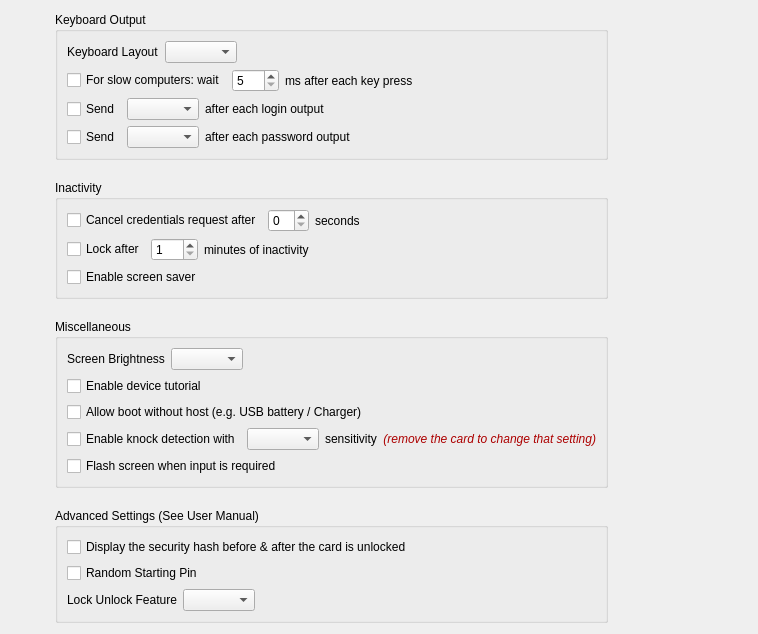
          <widget class="QWidget" name="scrollAreaWidgetContents">
           <property name="geometry">
            <rect>
             <x>0</x>
             <y>0</y>
             <width>720</width>
             <height>597</height>
            </rect>
           </property>
           <layout class="QVBoxLayout" name="verticalLayout_2">
            <property name="spacing">
             <number>20</number>
            </property>
            <property name="leftMargin">
             <number>55</number>
            </property>
            <property name="topMargin">
             <number>12</number>
            </property>
            <property name="rightMargin">
             <number>150</number>
            </property>
            <item>
             <widget class="QGroupBox" name="groupBox">
              <property name="title">
               <string>Keyboard Output</string>
              </property>
              <layout class="QVBoxLayout" name="verticalLayout_14">
               <item>
                <layout class="QHBoxLayout" name="horizontalLayout_25">
                 <item>
                  <widget class="QLabel" name="label_4">
                   <property name="text">
                    <string>Keyboard Layout</string>
                   </property>
                  </widget>
                 </item>
                 <item>
                  <widget class="QComboBox" name="comboBoxLang">
                   <property name="sizePolicy">
                    <sizepolicy hsizetype="Maximum" vsizetype="Fixed">
                     <horstretch>0</horstretch>
                     <verstretch>0</verstretch>
                    </sizepolicy>
                   </property>
                  </widget>
                 </item>
                 <item>
                  <spacer name="horizontalSpacer_27">
                   <property name="orientation">
                    <enum>Qt::Horizontal</enum>
                   </property>
                   <property name="sizeHint" stdset="0">
                    <size>
                     <width>40</width>
                     <height>20</height>
                    </size>
                   </property>
                  </spacer>
                 </item>
                </layout>
               </item>
               <item>
                <layout class="QHBoxLayout" name="horizontalLayout_20">
                 <item>
                  <widget class="QCheckBox" name="checkBoxSlowHost">
                   <property name="text">
                    <string>For slow computers: wait</string>
                   </property>
                  </widget>
                 </item>
                 <item>
                  <widget class="QSpinBox" name="spinBoxInputDelayAfterKeyPressed">
                   <property name="sizePolicy">
                    <sizepolicy hsizetype="Maximum" vsizetype="Fixed">
                     <horstretch>0</horstretch>
                     <verstretch>0</verstretch>
                    </sizepolicy>
                   </property>
                   <property name="minimum">
                    <number>5</number>
                   </property>
                   <property name="maximum">
                    <number>100</number>
                   </property>
                  </widget>
                 </item>
                 <item>
                  <widget class="QLabel" name="label_9">
                   <property name="text">
                    <string>ms after each key press</string>
                   </property>
                  </widget>
                 </item>
                 <item>
                  <spacer name="horizontalSpacer_12">
                   <property name="orientation">
                    <enum>Qt::Horizontal</enum>
                   </property>
                   <property name="sizeHint" stdset="0">
                    <size>
                     <width>40</width>
                     <height>20</height>
                    </size>
                   </property>
                  </spacer>
                 </item>
                </layout>
               </item>
               <item>
                <layout class="QHBoxLayout" name="horizontalLayout_21">
                 <item>
                  <widget class="QCheckBox" name="checkBoxSendAfterLogin">
                   <property name="text">
                    <string>Send</string>
                   </property>
                  </widget>
                 </item>
                 <item>
                  <widget class="QComboBox" name="comboBoxLoginOutput">
                   <property name="sizePolicy">
                    <sizepolicy hsizetype="Maximum" vsizetype="Fixed">
                     <horstretch>0</horstretch>
                     <verstretch>0</verstretch>
                    </sizepolicy>
                   </property>
                  </widget>
                 </item>
                 <item>
                  <widget class="QLabel" name="label_36">
                   <property name="text">
                    <string>after each login output</string>
                   </property>
                  </widget>
                 </item>
                 <item>
                  <spacer name="horizontalSpacer_13">
                   <property name="orientation">
                    <enum>Qt::Horizontal</enum>
                   </property>
                   <property name="sizeHint" stdset="0">
                    <size>
                     <width>40</width>
                     <height>20</height>
                    </size>
                   </property>
                  </spacer>
                 </item>
                </layout>
               </item>
               <item>
                <layout class="QHBoxLayout" name="horizontalLayout_22">
                 <item>
                  <widget class="QCheckBox" name="checkBoxSendAfterPassword">
                   <property name="text">
                    <string>Send</string>
                   </property>
                  </widget>
                 </item>
                 <item>
                  <widget class="QComboBox" name="comboBoxPasswordOutput">
                   <property name="sizePolicy">
                    <sizepolicy hsizetype="Maximum" vsizetype="Fixed">
                     <horstretch>0</horstretch>
                     <verstretch>0</verstretch>
                    </sizepolicy>
                   </property>
                  </widget>
                 </item>
                 <item>
                  <widget class="QLabel" name="label_37">
                   <property name="text">
                    <string>after each password output</string>
                   </property>
                  </widget>
                 </item>
                 <item>
                  <spacer name="horizontalSpacer_18">
                   <property name="orientation">
                    <enum>Qt::Horizontal</enum>
                   </property>
                   <property name="sizeHint" stdset="0">
                    <size>
                     <width>40</width>
                     <height>20</height>
                    </size>
                   </property>
                  </spacer>
                 </item>
                </layout>
               </item>
              </layout>
             </widget>
            </item>
            <item>
             <widget class="QGroupBox" name="groupBox_2">
              <property name="title">
               <string>Inactivity</string>
              </property>
              <layout class="QVBoxLayout" name="verticalLayout_15">
               <item>
                <layout class="QHBoxLayout" name="horizontalLayout_3">
                 <item>
                  <widget class="QCheckBox" name="checkBoxInput">
                   <property name="text">
                    <string>Cancel credentials request after</string>
                   </property>
                  </widget>
                 </item>
                 <item>
                  <widget class="QSpinBox" name="spinBoxInput">
                   <property name="sizePolicy">
                    <sizepolicy hsizetype="Maximum" vsizetype="Fixed">
                     <horstretch>0</horstretch>
                     <verstretch>0</verstretch>
                    </sizepolicy>
                   </property>
                  </widget>
                 </item>
                 <item>
                  <widget class="QLabel" name="label_8">
                   <property name="text">
                    <string>seconds</string>
                   </property>
                  </widget>
                 </item>
                 <item>
                  <spacer name="horizontalSpacer_24">
                   <property name="orientation">
                    <enum>Qt::Horizontal</enum>
                   </property>
                   <property name="sizeHint" stdset="0">
                    <size>
                     <width>40</width>
                     <height>20</height>
                    </size>
                   </property>
                  </spacer>
                 </item>
                </layout>
               </item>
               <item>
                <layout class="QHBoxLayout" name="horizontalLayout">
                 <item>
                  <widget class="QCheckBox" name="checkBoxLock">
                   <property name="text">
                    <string>Lock after</string>
                   </property>
                  </widget>
                 </item>
                 <item>
                  <widget class="QSpinBox" name="spinBoxLock">
                   <property name="sizePolicy">
                    <sizepolicy hsizetype="Maximum" vsizetype="Fixed">
                     <horstretch>0</horstretch>
                     <verstretch>0</verstretch>
                    </sizepolicy>
                   </property>
                   <property name="minimum">
                    <number>1</number>
                   </property>
                   <property name="maximum">
                    <number>120</number>
                   </property>
                  </widget>
                 </item>
                 <item>
                  <widget class="QLabel" name="label_5">
                   <property name="text">
                    <string>minutes of inactivity</string>
                   </property>
                  </widget>
                 </item>
                 <item>
                  <spacer name="horizontalSpacer_25">
                   <property name="orientation">
                    <enum>Qt::Horizontal</enum>
                   </property>
                   <property name="sizeHint" stdset="0">
                    <size>
                     <width>40</width>
                     <height>20</height>
                    </size>
                   </property>
                  </spacer>
                 </item>
                </layout>
               </item>
               <item>
                <widget class="QCheckBox" name="checkBoxScreensaver">
                 <property name="text">
                  <string>Enable screen saver</string>
                 </property>
                </widget>
               </item>
              </layout>
             </widget>
            </item>
            <item>
             <widget class="QGroupBox" name="groupBox_3">
              <property name="title">
               <string>Miscellaneous</string>
              </property>
              <layout class="QVBoxLayout" name="verticalLayout_16">
               <item>
                <layout class="QHBoxLayout" name="horizontalLayout_24">
                 <item>
                  <widget class="QLabel" name="label_3">
                   <property name="text">
                    <string>Screen Brightness</string>
                   </property>
                  </widget>
                 </item>
                 <item>
                  <widget class="QComboBox" name="comboBoxScreenBrightness">
                   <property name="sizePolicy">
                    <sizepolicy hsizetype="Maximum" vsizetype="Fixed">
                     <horstretch>0</horstretch>
                     <verstretch>0</verstretch>
                    </sizepolicy>
                   </property>
                  </widget>
                 </item>
                 <item>
                  <spacer name="horizontalSpacer_28">
                   <property name="orientation">
                    <enum>Qt::Horizontal</enum>
                   </property>
                   <property name="sizeHint" stdset="0">
                    <size>
                     <width>40</width>
                     <height>20</height>
                    </size>
                   </property>
                  </spacer>
                 </item>
                </layout>
               </item>
               <item>
                <widget class="QCheckBox" name="checkBoxTuto">
                 <property name="text">
                  <string>Enable device tutorial</string>
                 </property>
                </widget>
               </item>
               <item>
                <widget class="QCheckBox" name="checkBoxBoot">
                 <property name="text">
                  <string>Allow boot without host (e.g. USB battery / Charger)</string>
                 </property>
                </widget>
               </item>
               <item>
                <widget class="QFrame" name="knockSettingsFrame">
                 <property name="sizePolicy">
                  <sizepolicy hsizetype="Preferred" vsizetype="Maximum">
                   <horstretch>0</horstretch>
                   <verstretch>0</verstretch>
                  </sizepolicy>
                 </property>
                 <layout class="QHBoxLayout" name="knockSettingsLayout">
                  <property name="spacing">
                   <number>6</number>
                  </property>
                  <property name="leftMargin">
                   <number>0</number>
                  </property>
                  <property name="topMargin">
                   <number>0</number>
                  </property>
                  <property name="rightMargin">
                   <number>0</number>
                  </property>
                  <property name="bottomMargin">
                   <number>0</number>
                  </property>
                  <item>
                   <widget class="QCheckBox" name="checkBoxKnock">
                    <property name="text">
                     <string>Enable knock detection with</string>
                    </property>
                   </widget>
                  </item>
                  <item>
                   <widget class="QComboBox" name="comboBoxKnock"/>
                  </item>
                  <item>
                   <widget class="QLabel" name="knockSettingsSuffixLabel">
                    <property name="text">
                     <string>sensitivity</string>
                    </property>
                   </widget>
                  </item>
                  <item>
                   <spacer name="horizontalSpacer_26">
                    <property name="orientation">
                     <enum>Qt::Horizontal</enum>
                    </property>
                    <property name="sizeHint" stdset="0">
                     <size>
                      <width>40</width>
                      <height>20</height>
                     </size>
                    </property>
                   </spacer>
                  </item>
                  <item>
                   <widget class="QLabel" name="labelRemoveCard">
                    <property name="text">
                     <string>&lt;html&gt;&lt;head/&gt;&lt;body&gt;&lt;p&gt;&lt;span style=&quot; font-style:italic; color:#ac0000;&quot;&gt;(remove the card to change that setting)&lt;/span&gt;&lt;/p&gt;&lt;/body&gt;&lt;/html&gt;</string>
                    </property>
                    <property name="alignment">
                     <set>Qt::AlignRight|Qt::AlignTrailing|Qt::AlignVCenter</set>
                    </property>
                   </widget>
                  </item>
                 </layout>
                </widget>
               </item>
               <item>
                <widget class="QCheckBox" name="checkBoxFlash">
                 <property name="text">
                  <string>Flash screen when input is required</string>
                 </property>
                </widget>
               </item>
              </layout>
             </widget>
            </item>
            <item>
             <widget class="QGroupBox" name="advancedSettingsGB">
              <property name="title">
               <string>Advanced Settings (See User Manual)</string>
              </property>
              <layout class="QVBoxLayout" name="verticalLayout_21">
               <item>
                <widget class="QCheckBox" name="hashDisplayFeatureCheckBox">
                 <property name="toolTip">
                  <string>A hash will be displayed before and after your card is unlocked. Make sure this hash doesn't change to know that your firmware hasn't been tampered with.</string>
                 </property>
                 <property name="text">
                  <string>Display the security hash before &amp;&amp; after the card is unlocked</string>
                 </property>
                </widget>
               </item>
               <item>
                <widget class="QCheckBox" name="randomStartingPinCheckBox">
                 <property name="text">
                  <string>Random Starting Pin</string>
                 </property>
                </widget>
               </item>
               <item>
                <layout class="QHBoxLayout" name="horizontalLayout_27">
                 <item>
                  <widget class="QLabel" name="label_30">
                   <property name="text">
                    <string>Lock Unlock Feature</string>
                   </property>
                  </widget>
                 </item>
                 <item>
                  <widget class="QComboBox" name="lockUnlockModeComboBox">
                   <property name="sizePolicy">
                    <sizepolicy hsizetype="Preferred" vsizetype="Fixed">
                     <horstretch>0</horstretch>
                     <verstretch>0</verstretch>
                    </sizepolicy>
                   </property>
                   <property name="currentIndex">
                    <number>-1</number>
                   </property>
                   <property name="modelColumn">
                    <number>0</number>
                   </property>
                  </widget>
                 </item>
                 <item>
                  <spacer name="horizontalSpacer_32">
                   <property name="orientation">
                    <enum>Qt::Horizontal</enum>
                   </property>
                   <property name="sizeHint" stdset="0">
                    <size>
                     <width>40</width>
                     <height>20</height>
                    </size>
                   </property>
                  </spacer>
                 </item>
                </layout>
               </item>
              </layout>
             </widget>
            </item>
            <item>
             <spacer name="verticalSpacer_3">
              <property name="orientation">
               <enum>Qt::Vertical</enum>
              </property>
              <property name="sizeHint" stdset="0">
               <size>
                <width>20</width>
                <height>40</height>
               </size>
              </property>
             </spacer>
            </item>
           </layout>
           <zorder>groupBox_3</zorder>
           <zorder>groupBox</zorder>
           <zorder>groupBox_2</zorder>
           <zorder>advancedSettingsGB</zorder>
          </widget>
